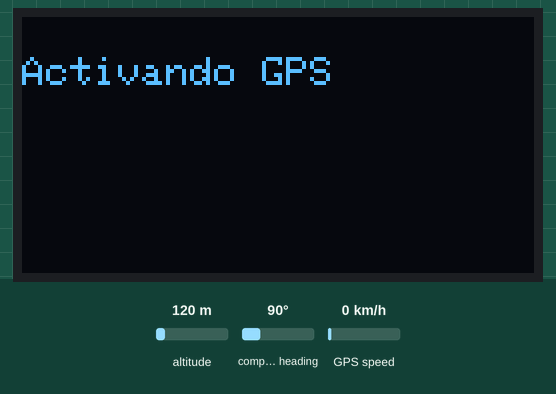
Recording of a sketch running on a simulated ESP8266 (NodeMCU). Shown: 128×64 one-colour display. The test bench sets the inputs (shaded band); at power-on: altitude 120 m, compass heading 90°, GPS speed 0 km/h. WiFi joins after 1.5 s; servers stay silent unless stated; the GPS gets a fix after 3 s at 37.7749, -122.4194 with 8 satellites; what the sketch prints to the serial monitor is not drawn.

Above: at 1.9 s.
At 3.9 s:
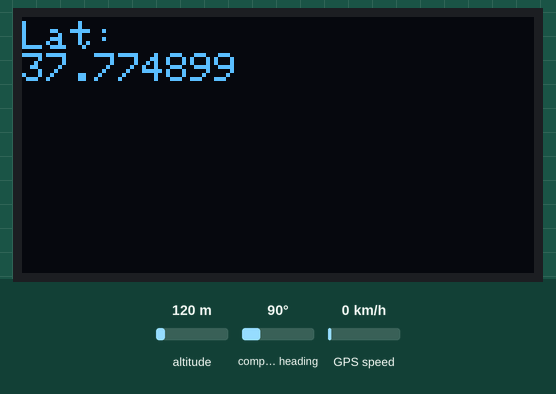
At 5.0 s:
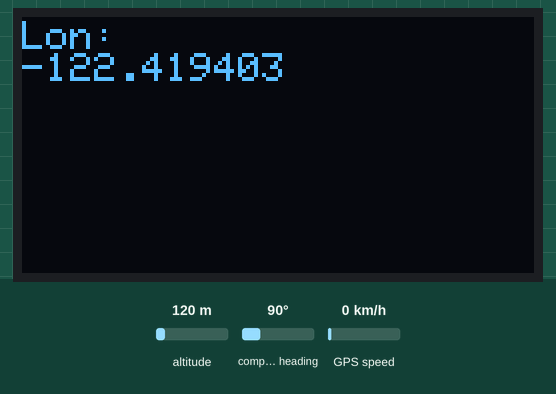

Measured:
- what the display in image 0 shows lasts 2.0 s, from 1.9 s to 3.9 s
- what the display in image 1 shows lasts 1.0 s, from 3.9 s to 4.9 s

The sketch:

gps.ino
```cpp
#include <TinyGPS++.h>
#include <SoftwareSerial.h>
#define BLYNK_PRINT Serial
#include <ESP8266WiFi.h>
#include <BlynkSimpleEsp8266.h>

/*librerias del la pantalla oled*/
#include <SPI.h>
#include <Wire.h>
#include <Adafruit_GFX.h>

/*modelo de la pantalla oled SPI OLED 0,96” Driver SSD1306*/
#include <Adafruit_SSD1306.h>

/*pines de la pantalla oled*/
#define OLED_MOSI 14  //D5 -> PIN ESP8266
#define OLED_CLK 16   //D0 -> PIN ESP8266
#define OLED_DC 13    //D7 -> PIN ESP8266
#define OLED_CS 15    //D8 -> PIN ESP8266
#define OLED_RESET 12 //D6 -> PIN ESP8266

static const int RXPin = D3 /*D2*/, TXPin = D4/*D4*/; // GPIO 4=D2(conneect Tx of GPS) and GPIO 5=D1(Connect Rx of GPS
static const uint32_t GPSBaud = 9600; //if Baud rate 9600 didn't work in your case then use 4800

/* A continuación informamos al soft del driver,cuales pines del arduino usamos pantalla Oled*/
Adafruit_SSD1306 display(OLED_MOSI, OLED_CLK, OLED_DC, OLED_RESET, OLED_CS);
#if (SSD1306_LCDHEIGHT != 64)
//#error("Height incorrect, please fix Adafruit_SH1106.h!");
#endif

TinyGPSPlus gps; // The TinyGPS++ object
WidgetMap myMap(V0);  // V0 for virtual pin of Map Widget

SoftwareSerial ss(RXPin, TXPin);  // The serial connection to the GPS device

BlynkTimer timer;

float spd;       //Variable  to store the speed
float sats;      //Variable to store no. of satellites response
String bearing;  //Variable to store orientation or direction of GPS

/*
 * //llaves wifi de casa de estefania
  char auth[] =  "mtopkuvTFuGzu2F-862haa6c8svfId6s";
  char ssid[] = "FAMILIATABORDA";
  char pass[] = "4358431700";
*/

 //llaves wifi de tres patios
  char auth[] =  "mtopkuvTFuGzu2F-862haa6c8svfId6s";
  char ssid[] = "C3P_GUEST";
  char pass[] = "pensamiento";

/*
 //llaves wifi my home
  char auth[] = "mtopkuvTFuGzu2F-862haa6c8svfId6s"; //Your Project authentication key
  char ssid[] = "TIGO-1106";
  char pass[] = "2NB144200193";
*/

//unsigned int move_index;         // moving index, to be used later
unsigned int move_index = 1;       // fixed location for now

void setup()
{
  Serial.begin(9600);
  Serial.println("Activando GPS");
  ss.begin(GPSBaud);
  Blynk.begin(auth, ssid, pass);
  timer.setInterval(5000L, checkGPS); // every 5s check if GPS is connected, only really needs to be done once

  /*pantalla oled parametros*/
    display.begin(SSD1306_SWITCHCAPVCC); // Inicia el display OLED (Carga Buffer)
    display.clearDisplay(); // Borrar imagen en el OLED
    display.setTextSize(1); // Definir Tamaño del Texto
    display.setTextColor(WHITE); // Definir color del texto. (mono=>Blanco)
    display.setCursor(0,10 ); // Definir posición inicio texto Columna (0) Fila (10)
    display.println("Activando GPS"); // Carga la información al buffer
    display.display(); // Actualiza display con datos en Buffer
    delay(1000); // Demora de 2 segundos.

}

void checkGPS(){
  if (gps.charsProcessed() < 10)
  {
    Serial.println(F("No se ha detectado un GPS: verificar el cableado"));
      Blynk.virtualWrite(V4, "GPS ERROR");  // Value Display widget  on V4 if GPS not detected

      display.clearDisplay(); // Borrar imagen en el OLED
      display.setTextSize(0.5); // Definir Tamaño del Texto
      display.setTextColor(WHITE); // Definir color del texto. (mono=>Blanco)
      display.setCursor(0,1); // Definir posición inicio texto Columna (0) Fila (10)
      display.println("No se ha detectado un GPS: verificar el cableado"); // Carga la información al buffer
      display.display(); // Actualiza display con datos en Buffer
      delay(1000); // Demora de 2 segundos.
  }
}

void loop()
{
    while (ss.available() > 0)
    {
      // sketch displays information every time a new sentence is correctly encoded.
      if (gps.encode(ss.read()))
        displayInfo();
    }
  Blynk.run();
  timer.run();
}

void displayInfo()
{
  if (gps.location.isValid() )
  {
    float latitude = (gps.location.lat());     //Storing the Lat. and Lon.
    float longitude = (gps.location.lng());

    Serial.print("LAT:  ");
    Serial.println(latitude, 6);  // float to x decimal places

    display.clearDisplay(); // Borrar imagen en el OLED
    display.setTextSize(0.5); // Definir Tamaño del Texto
    display.setTextColor(WHITE);
    display.setCursor(0,1); // Definir posición inicio texto Columna (0) Fila (10)
    display.println("Lat: "); // Carga la información al buffer
    display.println(latitude, 6);  // float to x decimal places
    display.display(); // Actualiza display con datos en Buffer
    delay(1000); // Demora de 2 segundos.

    Serial.print("LONG: ");
    Serial.println(longitude, 6);

    display.clearDisplay(); // Borrar imagen en el OLED
    display.setTextSize(0.5); // Definir Tamaño del Texto
    display.setTextColor(WHITE);
    display.setCursor(0,1); // Definir posición inicio texto Columna (0) Fila (10)
    display.println("Lon: "); // Carga la información al buffer
    display.println(longitude, 6);  // float to x decimal places
    display.display(); // Actualiza display con datos en Buffer
    delay(1000); // Demora de 2 segundos.

    Blynk.virtualWrite(V1, String(latitude, 6));
    Blynk.virtualWrite(V2, String(longitude, 6));
    myMap.location(move_index, latitude, longitude, "GPS_Location");
    spd = gps.speed.kmph();               //get speed
       Blynk.virtualWrite(V3, spd);

       sats = gps.satellites.value();    //get number of satellites
       Blynk.virtualWrite(V4, sats);

       bearing = TinyGPSPlus::cardinal(gps.course.value()); // get the direction
       Blynk.virtualWrite(V5, bearing);

  }
  Serial.println();
}
```
